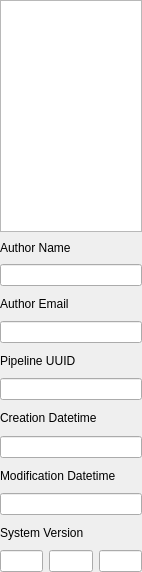
              <widget class="QWidget" name="ANALYSISPanel_Pipeline_Lift_PipelineInfo_Widget_6">
               <property name="geometry">
                <rect>
                 <x>0</x>
                 <y>0</y>
                 <width>142</width>
                 <height>572</height>
                </rect>
               </property>
               <property name="sizePolicy">
                <sizepolicy hsizetype="Preferred" vsizetype="Minimum">
                 <horstretch>0</horstretch>
                 <verstretch>0</verstretch>
                </sizepolicy>
               </property>
               <property name="acceptDrops">
                <bool>false</bool>
               </property>
               <attribute name="label">
                <string>Pipeline Info</string>
               </attribute>
               <layout class="QVBoxLayout" name="verticalLayout_71" stretch="10,1,1,1,1,1,1,1,1,1,1,1,1">
                <property name="leftMargin">
                 <number>0</number>
                </property>
                <property name="topMargin">
                 <number>0</number>
                </property>
                <property name="rightMargin">
                 <number>0</number>
                </property>
                <property name="bottomMargin">
                 <number>0</number>
                </property>
                <item>
                 <widget class="QTextEdit" name="textEdit_16">
                  <property name="sizePolicy">
                   <sizepolicy hsizetype="Preferred" vsizetype="Minimum">
                    <horstretch>0</horstretch>
                    <verstretch>0</verstretch>
                   </sizepolicy>
                  </property>
                  <property name="minimumSize">
                   <size>
                    <width>0</width>
                    <height>40</height>
                   </size>
                  </property>
                  <property name="mouseTracking">
                   <bool>false</bool>
                  </property>
                 </widget>
                </item>
                <item>
                 <layout class="QHBoxLayout" name="horizontalLayout_74">
                  <property name="sizeConstraint">
                   <enum>QLayout::SetDefaultConstraint</enum>
                  </property>
                  <item>
                   <widget class="QLabel" name="label_435">
                    <property name="sizePolicy">
                     <sizepolicy hsizetype="Preferred" vsizetype="Fixed">
                      <horstretch>0</horstretch>
                      <verstretch>0</verstretch>
                     </sizepolicy>
                    </property>
                    <property name="text">
                     <string>Author Name</string>
                    </property>
                   </widget>
                  </item>
                  <item>
                   <spacer name="horizontalSpacer_70">
                    <property name="orientation">
                     <enum>Qt::Horizontal</enum>
                    </property>
                    <property name="sizeHint" stdset="0">
                     <size>
                      <width>40</width>
                      <height>20</height>
                     </size>
                    </property>
                   </spacer>
                  </item>
                 </layout>
                </item>
                <item>
                 <widget class="QLineEdit" name="lineEdit_337"/>
                </item>
                <item>
                 <layout class="QHBoxLayout" name="horizontalLayout_75">
                  <item>
                   <widget class="QLabel" name="label_436">
                    <property name="text">
                     <string>Author Email</string>
                    </property>
                   </widget>
                  </item>
                  <item>
                   <spacer name="horizontalSpacer_71">
                    <property name="orientation">
                     <enum>Qt::Horizontal</enum>
                    </property>
                    <property name="sizeHint" stdset="0">
                     <size>
                      <width>40</width>
                      <height>20</height>
                     </size>
                    </property>
                   </spacer>
                  </item>
                 </layout>
                </item>
                <item>
                 <widget class="QLineEdit" name="lineEdit_338"/>
                </item>
                <item>
                 <layout class="QHBoxLayout" name="horizontalLayout_76">
                  <item>
                   <widget class="QLabel" name="label_437">
                    <property name="text">
                     <string>Pipeline UUID</string>
                    </property>
                   </widget>
                  </item>
                  <item>
                   <spacer name="horizontalSpacer_72">
                    <property name="orientation">
                     <enum>Qt::Horizontal</enum>
                    </property>
                    <property name="sizeHint" stdset="0">
                     <size>
                      <width>40</width>
                      <height>20</height>
                     </size>
                    </property>
                   </spacer>
                  </item>
                 </layout>
                </item>
                <item>
                 <widget class="QLineEdit" name="lineEdit_339"/>
                </item>
                <item>
                 <layout class="QHBoxLayout" name="horizontalLayout_77">
                  <item>
                   <widget class="QLabel" name="label_438">
                    <property name="text">
                     <string>Creation Datetime</string>
                    </property>
                   </widget>
                  </item>
                  <item>
                   <spacer name="horizontalSpacer_73">
                    <property name="orientation">
                     <enum>Qt::Horizontal</enum>
                    </property>
                    <property name="sizeHint" stdset="0">
                     <size>
                      <width>40</width>
                      <height>20</height>
                     </size>
                    </property>
                   </spacer>
                  </item>
                 </layout>
                </item>
                <item>
                 <widget class="QLineEdit" name="lineEdit_340"/>
                </item>
                <item>
                 <layout class="QHBoxLayout" name="horizontalLayout_108">
                  <item>
                   <widget class="QLabel" name="label_439">
                    <property name="text">
                     <string>Modification Datetime</string>
                    </property>
                   </widget>
                  </item>
                  <item>
                   <spacer name="horizontalSpacer_74">
                    <property name="orientation">
                     <enum>Qt::Horizontal</enum>
                    </property>
                    <property name="sizeHint" stdset="0">
                     <size>
                      <width>40</width>
                      <height>20</height>
                     </size>
                    </property>
                   </spacer>
                  </item>
                 </layout>
                </item>
                <item>
                 <widget class="QLineEdit" name="lineEdit_341"/>
                </item>
                <item>
                 <layout class="QHBoxLayout" name="horizontalLayout_109">
                  <item>
                   <widget class="QLabel" name="label_440">
                    <property name="text">
                     <string>System Version</string>
                    </property>
                   </widget>
                  </item>
                  <item>
                   <spacer name="horizontalSpacer_105">
                    <property name="orientation">
                     <enum>Qt::Horizontal</enum>
                    </property>
                    <property name="sizeHint" stdset="0">
                     <size>
                      <width>40</width>
                      <height>20</height>
                     </size>
                    </property>
                   </spacer>
                  </item>
                 </layout>
                </item>
                <item>
                 <layout class="QHBoxLayout" name="horizontalLayout_110">
                  <property name="spacing">
                   <number>-1</number>
                  </property>
                  <property name="sizeConstraint">
                   <enum>QLayout::SetDefaultConstraint</enum>
                  </property>
                  <item>
                   <widget class="QLineEdit" name="lineEdit_342">
                    <property name="inputMask">
                     <string/>
                    </property>
                    <property name="text">
                     <string/>
                    </property>
                   </widget>
                  </item>
                  <item>
                   <widget class="QLineEdit" name="lineEdit_343"/>
                  </item>
                  <item>
                   <widget class="QLineEdit" name="lineEdit_344"/>
                  </item>
                 </layout>
                </item>
               </layout>
              </widget>
